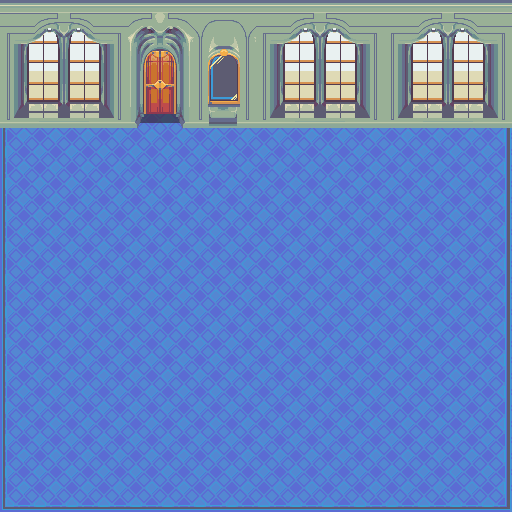

Tiled map render using the project's own tile images. Description and the whole map definition, tile-layer contents included, below:
An orthogonal 16x16 tile map with 32x32 px tiles, 2 tile layers (Camada de Blocos 1, Camada de Blocos 2), 2 tilesets and 4 objects (PLAYER_START, MANSAO).

<map version="1.10" tiledversion="1.10.2" orientation="orthogonal" renderorder="right-down" width="16" height="16" tilewidth="32" tileheight="32" infinite="0" nextlayerid="7" nextobjectid="10">
 <tileset firstgid="1" name="castlewalls" tilewidth="32" tileheight="32" tilecount="180" columns="12">
  <image source="castlewalls.png" width="384" height="480" />
 </tileset>
 <tileset firstgid="181" name="castlefloors" tilewidth="32" tileheight="32" tilecount="100" columns="10">
  <image source="castlefloors.png" width="320" height="320" />
 </tileset>
 <layer id="1" name="Camada de Blocos 1" width="16" height="16">
  <data encoding="csv">
0,0,0,0,0,0,0,0,0,0,0,0,0,0,0,0,
207,208,208,208,208,208,208,208,208,208,208,208,208,208,208,209,
207,208,208,208,208,208,208,208,208,208,208,208,208,208,208,209,
207,208,208,208,208,208,208,208,208,208,208,208,208,208,208,209,
207,208,208,208,208,208,208,208,208,208,208,208,208,208,208,209,
207,208,208,208,208,208,208,208,208,208,208,208,208,208,208,209,
207,208,208,208,208,208,208,208,208,208,208,208,208,208,208,209,
207,208,208,208,208,208,208,208,208,208,208,208,208,208,208,209,
207,208,208,208,208,208,208,208,208,208,208,208,208,208,208,209,
207,208,208,208,208,208,208,208,208,208,208,208,208,208,208,209,
207,208,208,208,208,208,208,208,208,208,208,208,208,208,208,209,
207,208,208,208,208,208,208,208,208,208,208,208,208,208,208,209,
207,208,208,208,208,208,208,208,208,208,208,208,208,208,208,209,
207,208,208,208,208,208,208,208,208,208,208,208,208,208,208,209,
207,208,208,208,208,208,208,208,208,208,208,208,208,208,208,209,
217,218,218,218,218,218,218,218,218,218,218,218,218,218,218,219
</data>
 </layer>
 <layer id="2" name="Camada de Blocos 2" width="16" height="16">
  <data encoding="csv">
21,22,23,24,17,18,19,20,21,22,23,24,21,22,23,24,
33,34,35,36,29,30,31,32,33,34,35,36,33,34,35,36,
45,46,47,48,41,42,43,44,45,46,47,48,45,46,47,48,
57,58,59,60,53,54,55,56,57,58,59,60,57,58,59,60,
0,0,0,0,0,0,0,0,0,0,0,0,0,0,0,0,
0,0,0,0,0,0,0,0,0,0,0,0,0,0,0,0,
0,0,0,0,0,0,0,0,0,0,0,0,0,0,0,0,
0,0,0,0,0,0,0,0,0,0,0,0,0,0,0,0,
0,0,0,0,0,0,0,0,0,0,0,0,0,0,0,0,
0,0,0,0,0,0,0,0,0,0,0,0,0,0,0,0,
0,0,0,0,0,0,0,0,0,0,0,0,0,0,0,0,
0,0,0,0,0,0,0,0,0,0,0,0,0,0,0,0,
0,0,0,0,0,0,0,0,0,0,0,0,0,0,0,0,
0,0,0,0,0,0,0,0,0,0,0,0,0,0,0,0,
0,0,0,0,0,0,0,0,0,0,0,0,0,0,0,0,
0,0,0,0,0,0,0,0,0,0,0,0,0,0,0,0
</data>
 </layer>
 <objectgroup id="3" name="MAP_COLLISION_LAYER">
  <object id="1" x="-2" y="114" width="137" height="13" />
  <object id="6" x="182" y="106" width="330" height="19" />
 </objectgroup>
 <objectgroup id="4" name="MAP_SPAWNS_LAYER" />
 <objectgroup id="5" name="MAP_QUEST_ITEM_SPAWN_LAYER" />
 <objectgroup id="6" name="MAP_PORTAL_LAYER">
  <object id="7" name="PLAYER_START" x="132" y="153" width="53" height="46" />
  <object id="8" name="MANSAO" x="134" y="29" width="45" height="91" />
 </objectgroup>
</map>
